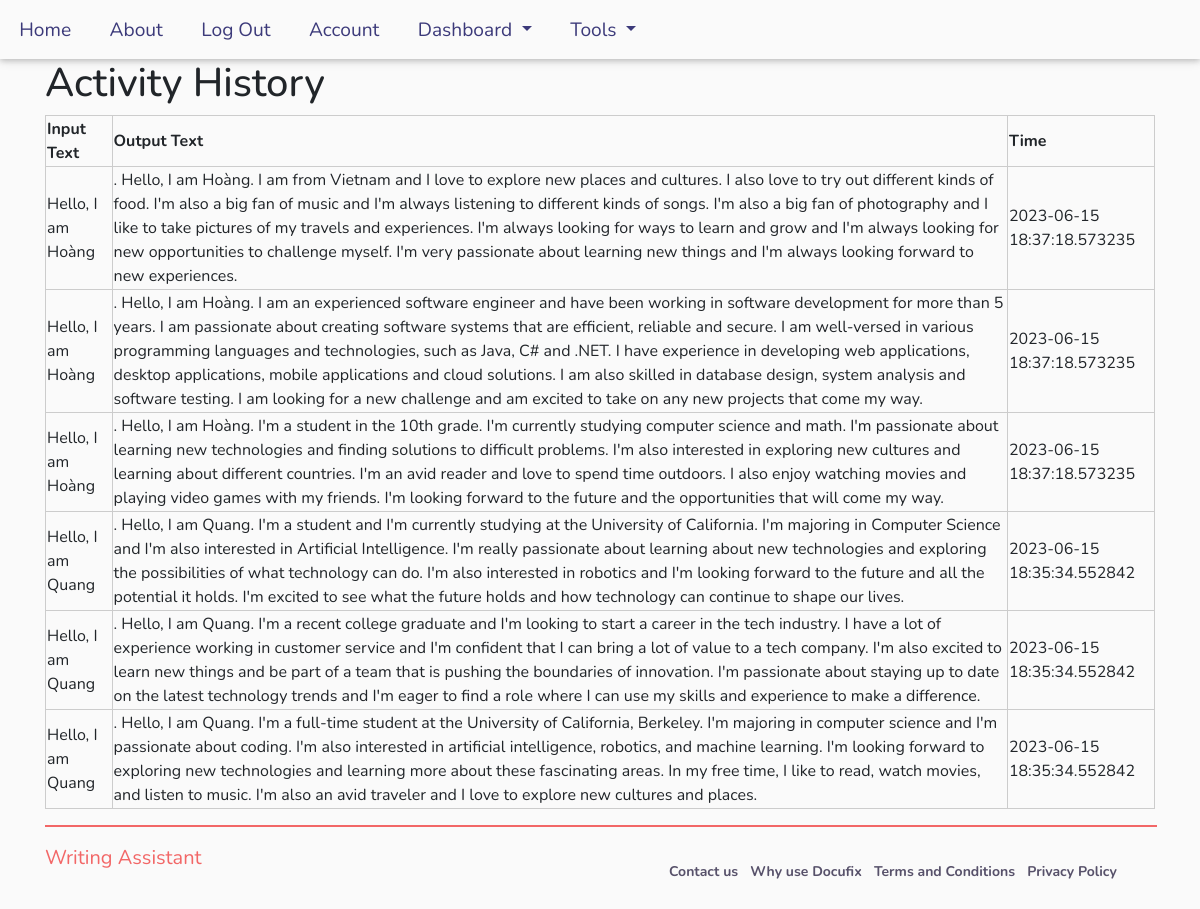
The page /dashboard/text_completion (signed in) on the database its author committed.
### application/models.py (models this page shows, shortened)
class TextCompletion(db.Model):
    __tablename__ = 'text_completions'
    id = db.Column(db.Integer, primary_key=True)
    input_text = db.Column(db.Text, nullable=False)
    output_text = db.Column(db.Text, nullable=False)
    timestamp = db.Column(db.DateTime, default=datetime.utcnow)
    user_id = db.Column(db.Integer, db.ForeignKey('users.id'))
    auth_id = db.Column(db.Integer, db.ForeignKey('auth.id'))

### application/dashboard/views.py (the view)
@dashboard.route('/text_completion')
@login_required
def textcompletion():
    page = request.args.get('page', 1, type=int)
    user_completions = TextCompletion.query.order_by(TextCompletion.timestamp.desc()).paginate(page=page, per_page=10)
    return render_template('completion_dashboard.html', user_completions = user_completions)

### application/auth/auth_decorator.py (called while the page is built)
def login_required(f):
    @wraps(f)
    def decorated_function(*args, **kwargs):
        if current_user.is_authenticated:
            return f(*args, **kwargs)
        elif 'profile' in session:
            return f(*args, **kwargs)
        else:
            return redirect(url_for("users.login"))
    return decorated_function

### application/models.py (called while the page is built)
@login_manager.user_loader
def load_user(user_id):
    return User.query.get(user_id)

### application/templates/completion_dashboard.html (shortened to what this page needs)
{% extends 'base.html' %}
{% block content %}
<head>
    <link rel="stylesheet" type="text/css" href="../static/css/dashboard.css" />
    <link rel="stylesheet" href="https://cdnjs.cloudflare.com/ajax/libs/font-awesome/4.7.0/css/font-awesome.min.css" />
    <link href="https://unpkg.com/aos@2.3.1/dist/aos.css" rel="stylesheet" />
    <link rel="stylesheet" href="https://stackpath.bootstrapcdn.com/bootstrap/4.3.1/css/bootstrap.min.css"
 />
    <link rel="stylesheet" type="text/css" href="https://stackpath.bootstrapcdn.com/bootstrap/4.3.1/css/bootstrap.min.css"
 />
</head>
  <h1>Activity History</h1>
  <table>
    <tr>
        <th>Input Text</th>
        <th>Output Text</th>
        <th>Time</th>
    </tr>
        {% for completion in user_completions.items %}
    <tr>
        <td>{{ completion.input_text }}</td>
        <td>{{ completion.output_text }}</td>
        <td>{{ completion.timestamp }}</td>
    </tr>
    {% endfor %}
</table>
{% endblock %}

### application/templates/base.html (shortened to what this page needs)
<!DOCTYPE html>
<html lang="en" dir="ltr">
  <head>
    <link rel="stylesheet" href="https://maxcdn.bootstrapcdn.com/bootstrap/4.0.0/css/bootstrap.min.css">
    <link rel="stylesheet" type="text/css" href="../static/css/header&footer.css" />
  </head>
  <body>
    <ul class='nav'>
      <li class='nav-item'>
        <a class="nav-link" href="{{url_for('core.index')}}">Home</a>
      </li>
      <li class='nav-item'>
        <a class="nav-link" href="{{url_for('core.info')}}">About</a>
      </li>
      {% if current_user.is_authenticated %}
      <li class='nav-item'>
        <a class="nav-link" href="{{url_for('users.logout')}}">Log Out</a>
      </li>
      <li class='nav-item'>
        <a class="nav-link" href="{{url_for('users.account')}}">Account</a>
      </li>
      <li class="'nav-item dropdown">
        <a class="nav-link dropdown-toggle" href="#" id="navbarDropdownMenuLink" role="button" data-toggle="dropdown" aria-haspopup="true" aria-expanded="false">
          Dashboard
        </a>
      <li class="'nav-item dropdown">
        <a class="nav-link dropdown-toggle" href="#" id="navbarDropdownMenuLink" role="button" data-toggle="dropdown" aria-haspopup="true" aria-expanded="false">
          Tools
        </a>
      {% endif %}
    </ul>
<div class="container">
  {% block content %}
  {% endblock %}
</div>
<footer id="footer">
  <div class="container mt-3"><hr>
    <div class="row">
        <div class="col-sm-6" id="docufix">
            <span>Writing Assistant</span>
        </div>
      <div class="col-sm-6 text-center">
          <ul class="list-inline text-center mt-3 pl-3">
              <li class="list-inline-item">
                <a class="text-center" href="contact.html">Contact us</a>
              </li>
                <li class="list-inline-item">
                <a class="text-center" href="whyuse.html">Why use Docufix</a>
              </li>
                <li class="list-inline-item">
                    <a class="text-center" href="termsOfService.html">Terms and Conditions</a>
                  </li>
              <li class="list-inline-item">
                  <a class="text-center" href="privacy.html">Privacy Policy</a>
              </li>
            </ul>
      </div>
    </div>
  </div>
</footer>
  </body>
</html>

### application/static/css/header&footer.css (style rules this page uses)
* { scroll-behavior: smooth; }
html { box-sizing: border-box; }
body { font-family: 'Nunito' !important; margin: 0; padding: 0; width: 100%; height: 100%; background-color: #fafafa !important; position: relative; }
.nav { box-shadow: 0 2px 5px 0 rgba(0,0,0,0.16), 0 2px 10px 0 rgba(0,0,0,0.12); }
.nav-link { border: none; border-radius: 6px; padding: 0.5em 1em !important; }
.nav-link ,.dropdown-item { color: rgba(12, 10, 90, 0.8) !important; font-style: normal; font-size: 1.2em; line-height: 40px; }
#footer { width: 100%; height: 86px; }
#footer ul { margin: 0 auto; }
#docufix > span { color:#F26767; font-size: 20px; }
#footer a { color: rgba(17, 9, 44, 0.7) !important; font-style: normal; font-weight: bold; font-size: 14px !important; line-height: 1.375em; text-decoration: none; }
hr { border: 1px solid #F26767 !important; width: 100%; }

### application/static/css/dashboard.css (style rules this page uses)
table, th, td { border: 1px solid #ccc; }

### rows shown on the page
TextCompletion: input_text "Hello, I am Hoàng", output_text ". Hello, I am Hoàng. I am from Vietnam and I love to explore new places and cultures. I also love to try out different kinds of food. I'm also a big fan of music and I'm always listening to different kinds of songs. I'm also a big fan of photography and I like to take pictures of my travels and experiences. I'm always looking for ways to learn and grow and I'm always looking for new opportunities to challenge myself. I'm very passionate about learning new things and I'm always looking forward to new experiences.", timestamp "2023-06-15 18:37:18.573235"
TextCompletion: input_text "Hello, I am Hoàng", output_text ". Hello, I am Hoàng. I am an experienced software engineer and have been working in software development for more than 5 years. I am passionate about creating software systems that are efficient, reliable and secure. I am well-versed in various programming languages and technologies, such as Java, C# and .NET. I have experience in developing web applications, desktop applications, mobile applications and cloud solutions. I am also skilled in database design, system analysis and software testing. I am looking for a new challenge and am excited to take on any new projects that come my way.", timestamp "2023-06-15 18:37:18.573235"
TextCompletion: input_text "Hello, I am Hoàng", output_text ". Hello, I am Hoàng. I'm a student in the 10th grade. I'm currently studying computer science and math. I'm passionate about learning new technologies and finding solutions to difficult problems. I'm also interested in exploring new cultures and learning about different countries. I'm an avid reader and love to spend time outdoors. I also enjoy watching movies and playing video games with my friends. I'm looking forward to the future and the opportunities that will come my way.", timestamp "2023-06-15 18:37:18.573235"
TextCompletion: input_text "Hello, I am Quang", output_text ". Hello, I am Quang. I'm a student and I'm currently studying at the University of California. I'm majoring in Computer Science and I'm also interested in Artificial Intelligence. I'm really passionate about learning about new technologies and exploring the possibilities of what technology can do. I'm also interested in robotics and I'm looking forward to the future and all the potential it holds. I'm excited to see what the future holds and how technology can continue to shape our lives.", timestamp "2023-06-15 18:35:34.552842"
TextCompletion: input_text "Hello, I am Quang", output_text ". Hello, I am Quang. I'm a recent college graduate and I'm looking to start a career in the tech industry. I have a lot of experience working in customer service and I'm confident that I can bring a lot of value to a tech company. I'm also excited to learn new things and be part of a team that is pushing the boundaries of innovation. I'm passionate about staying up to date on the latest technology trends and I'm eager to find a role where I can use my skills and experience to make a difference.", timestamp "2023-06-15 18:35:34.552842"
TextCompletion: input_text "Hello, I am Quang", output_text ". Hello, I am Quang. I'm a full-time student at the University of California, Berkeley. I'm majoring in computer science and I'm passionate about coding. I'm also interested in artificial intelligence, robotics, and machine learning. I'm looking forward to exploring new technologies and learning more about these fascinating areas. In my free time, I like to read, watch movies, and listen to music. I'm also an avid traveler and I love to explore new cultures and places.", timestamp "2023-06-15 18:35:34.552842"
